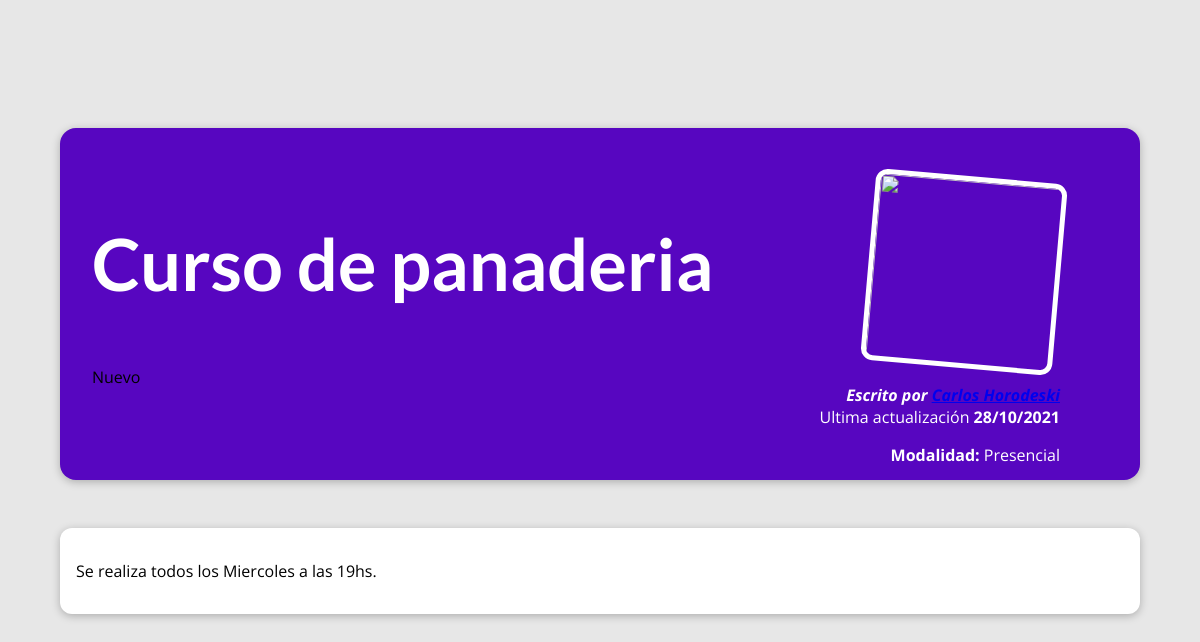
Screenshot of /posts/curso-de-panaderia with the database file from the repository.
### blog/models.py (models this page shows, shortened)
class Post (models.Model):
    titulo = models.CharField(max_length=100)
    fecha = models.DateField(auto_now=True)
    contenido = models.TextField()
    resumen = models.CharField(max_length=200)
    image = models.ImageField(upload_to="posts", null=True)
    slug = models.SlugField()
    autor = models.ForeignKey(Autor, on_delete=models.SET_NULL, null=True)
    modalidad = models.ForeignKey(Modalidad, on_delete=models.PROTECT)
    categorias = models.ManyToManyField(Categoria)

class Autor (models.Model):
    nombre = models.CharField(max_length=100)
    apellido = models.CharField(max_length=100)
    email = models.EmailField()
    def get_nombre(self):
        return f"{self.nombre} {self.apellido}"
    def __str__(self):
        return self.get_nombre()

class Modalidad (models.Model):
    nombre = models.CharField(max_length=30)
    def __str__(self):
        return f"{self.nombre}"

class Categoria (models.Model):
    nombre = models.CharField(max_length=30)

### blog/views.py (the view)
# urls.py: path('posts/<slug:slug>', views.post_detail, name="post-detail-page")
def post_detail(request, slug):
    print ('slug', slug)
    post_encontrado = get_object_or_404(Post, slug=slug)
    return render(request, "blog/post-detail.html", {'curso': post_encontrado,
    'categorias': post_encontrado.categorias.all()
    })

### blog/templates/blog/post-detail.html (shortened to what this page needs)
{% extends 'base.html' %}
{% load static %}
{% block archivos_css %}
    <link rel="stylesheet" href="{% static 'blog/post-detail.css' %}">
{% endblock %}
{% block contenido %}
<section id="summary">
        <h2>{{ curso.titulo }}</h2>
        <article>
            <img src="{{ posteo.image.url }}" alt="">
            <address>Escrito por <a href="mailto:{{curso.autor.email}}">{{curso.autor}}</a> </address>
            <div>
                Ultima actualización <time>{{curso.fecha|date:"d/m/Y"}}</time>
                 <p> <strong>Modalidad:</strong>  {{curso.modalidad}}</p>
            </div>
        </article>
        {% for categ in categorias %}
            <span>{{categ.nombre}}
            </span>
        {% endfor %}
    </section>
    <main>
        <p>
            {{curso.contenido|linebreaks}}
        </p>
    </main>
{% endblock %}

### blog/static/blog/post-detail.css (style rules this page uses)
body { background-color: #e7e7e7; }
#summary { margin: 8rem auto 3rem auto; padding: 2rem; width: 90%; max-width: 90rem; border-radius: 16px; background-color: #5706c0; position: relative; box-shadow: 0 2px 8px rgba(0, 0, 0, 0.25); height: 22rem; }
#summary h2 { color: white; font-size: 4.5rem; }
#summary article { position: absolute; top: 2rem; right: 3rem; padding: 1rem 2rem; border-radius: 12px; text-align: right; color: white; }
#summary article img { width: 12rem; height: 12rem; border-radius: 12px; transform: rotateZ(5deg); border: 5px solid white; margin-bottom: 1rem; }
#summary address { font-weight: bold; }
#summary time { font-weight: bold; }
main { width: 90%; max-width: 90rem; margin: 3rem auto; background-color: white; padding: 1rem; border-radius: 12px; box-shadow: 0 2px 8px rgba(0, 0, 0, 0.25); }

### static/app.css (style rules this page uses)
* { box-sizing: border-box; }
html { font-family: 'Open Sans', 'Lato', sans-serif; }
body { margin: 0; }
h1, h2, h3 { font-family: 'Lato', sans-serif; font-weight: bold; }

### rows the page displays
Post: titulo "Curso de panaderia", autor "Carlos Horodeski", fecha "28/10/2021", modalidad "Presencial", contenido "Se realiza todos los Miercoles a las 19hs."
Categoria: nombre "Nuevo"
